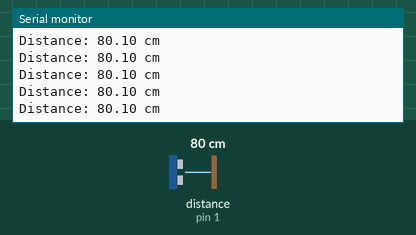
Recording of a program running on a simulated Arduino Uno, built with avr-gcc and run on an emulated ATmega328P. On the bench: the last lines printed to the serial monitor. Wiring (inferred from the names in the program): ultrasonic range finder: trigger pin 10; echo pin 1. The inputs (shaded band) are chosen by the test bench; at power-on: distance to the obstacle (sensor on pin 1) 80 cm. The echo pulse lasts 58.3 µs per cm.

Above: at 1.2 s.
1.3 s: distance to the obstacle (sensor on pin 1) set to 2 cm
At 1.38 s:
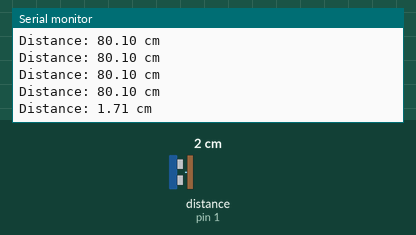
2.8 s: distance to the obstacle (sensor on pin 1) set to 4 cm
At 2.8 s:
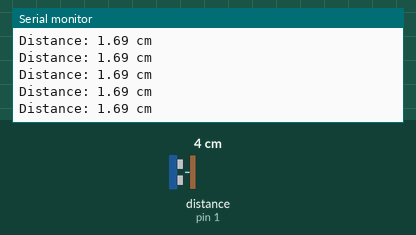
Timing chart, 0 to 5.8 s (numbered marks = the images above; inputs shaded):
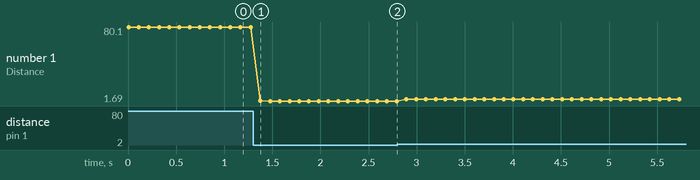

The program:

main.cpp
```cpp
/*
ESP32 Tutorial with HC-SR04 Ultrasonic Sensor
Last Edited: 8/21/2026 by Charlotte Wong

A basic program that configures pins, then uses a distance sensor to print the
distance to the closest object from the sensor in cm.
*/

#include <Arduino.h>

const int TRIG_PIN = 10;
const int ECHO_PIN = 1;

void setup() {
    pinMode(TRIG_PIN, OUTPUT); // gpio 10 esp --> sensor
    pinMode(ECHO_PIN, INPUT);

    Serial.begin(115200);
}

void loop() {
    // Make sure TRIG starts LOW
    digitalWrite(TRIG_PIN, LOW);
    delayMicroseconds(2);

    // Send a 10 microsecond pulse
    digitalWrite(TRIG_PIN, HIGH);
    delayMicroseconds(10);
    digitalWrite(TRIG_PIN, LOW);

    // Measure how long ECHO stays HIGH
    long duration = pulseIn(ECHO_PIN, HIGH);

    // Convert time to distance in centimeters
    float distance = duration / 58.0;

    Serial.print("Distance: ");
    Serial.print(distance);
    Serial.println(" cm");

    delay(100);
}
```

Measured:
- after the input at 1.3 s, the serial monitor: prints a new line after 0.08 s (image 1)
- plotted number 1: 80.1 → 1.69 after the input at 1.3 s, 1.69 → 3.71 after the input at 2.8 s
